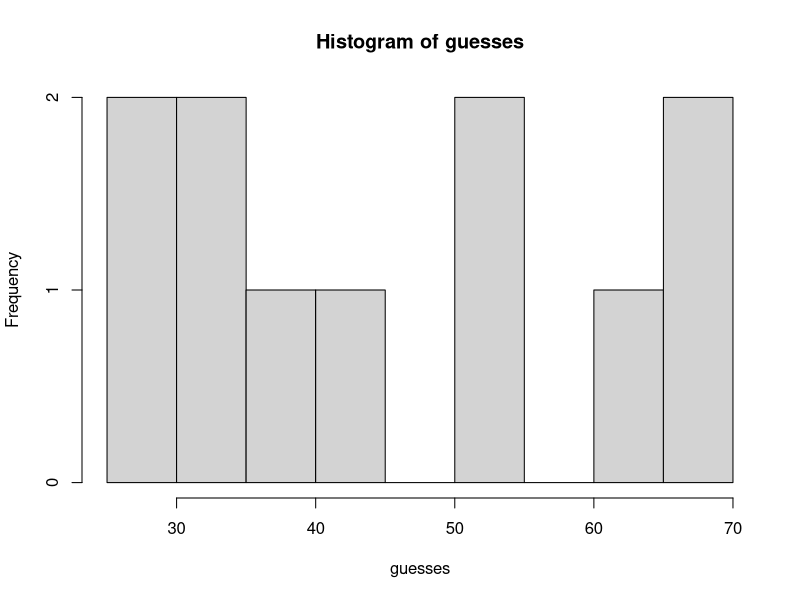

Write R code to recreate this figure.
## ---- chunk 1
knitr::opts_chunk$set(echo = TRUE)
## ---- chunk 2
names = c("Albina","Kilsy","Wen Jian","Garima","Judith","Andres","Pablo","Aelen","Jose","Chad","Grabiel")
guesses = c(65,50.5,70,33,55,37,40.05,28.5,33.333,30,70)
xbar1 = mean(guesses)
n1 = length(guesses)
s1 = sd(guesses)
hist(guesses,breaks=10)
xbar1
0.65*xbar1
s1
## ---- chunk 3
tstar1 = round(qt(0.975,n1-1),2)
tstar1
## ---- chunk 4
SE1 = s1/sqrt(n1)
SE1
## ---- chunk 5
LB1 = xbar1-tstar1*SE1
UB1 = xbar1+tstar1*SE1
print(c(LB1,UB1)) 
print(c(LB1,UB1)*0.65) #best future guess...
## ---- chunk 6
guesses2 = c(53, 29, 28.3, 36, 47, 41, 34, 29.8, 100, 20, 25)
xbar2 = mean(guesses2)
s2 = sd(guesses2)
n2 = length(guesses2)
xbar2
0.65*xbar2
s2
## ---- chunk 7
 diffs = guesses2-guesses
diffs
xdiff = mean(diffs)
xdiff
sdiff = sd(diffs)
sdiff
## ---- chunk 8
SEdiff = sdiff/sqrt(n1)
SEdiff
## ---- chunk 9
tobs = (xdiff/SEdiff)
tobs
